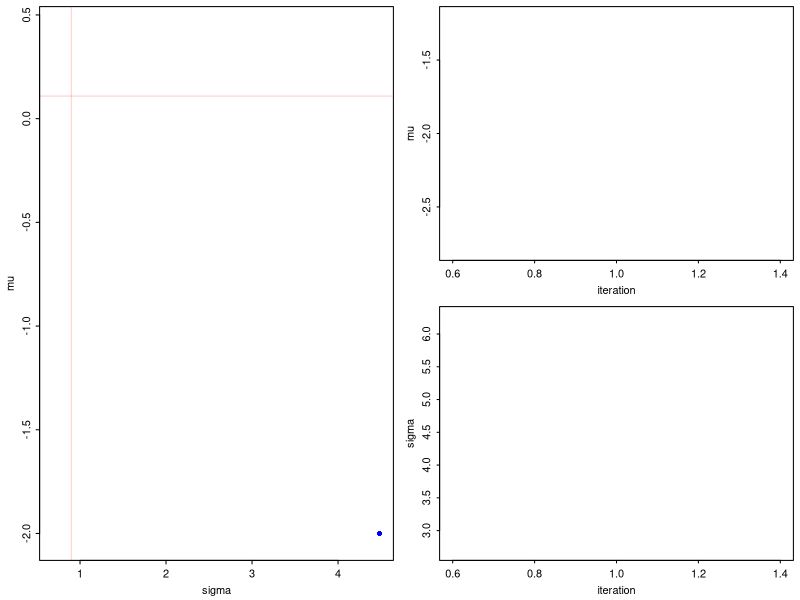
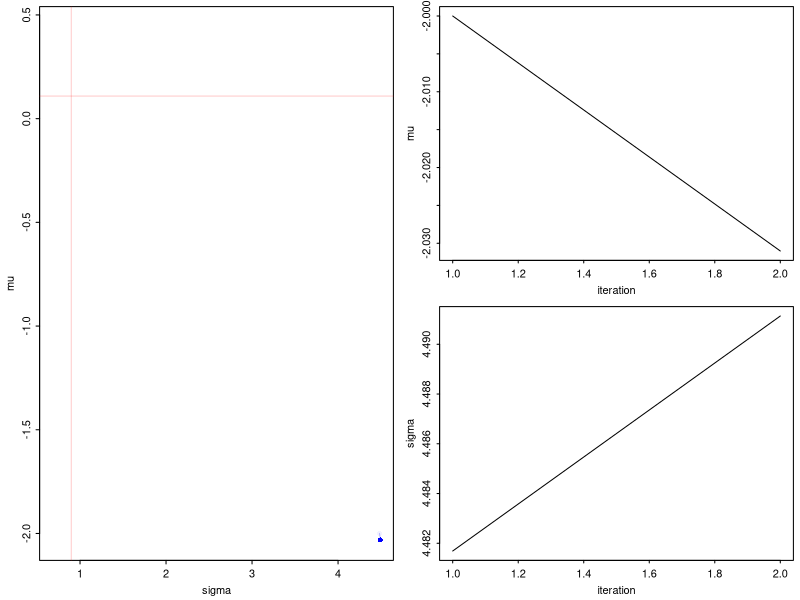
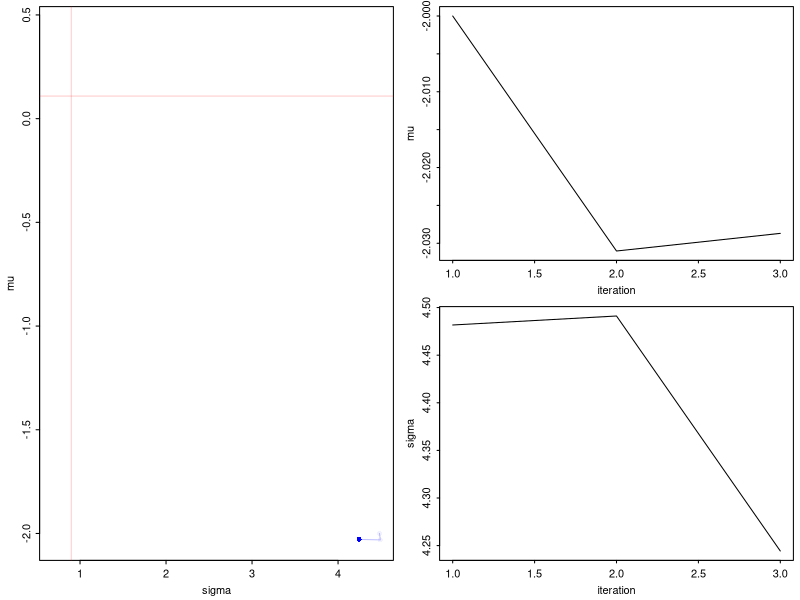
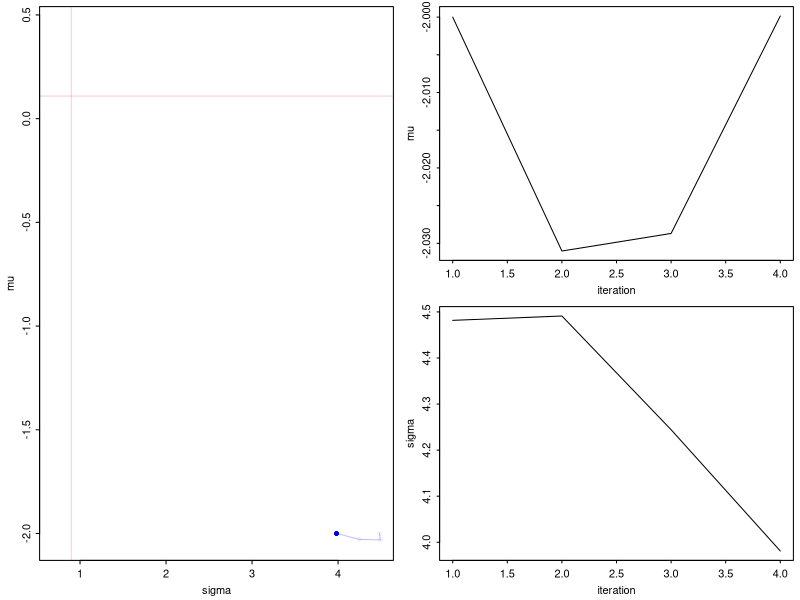
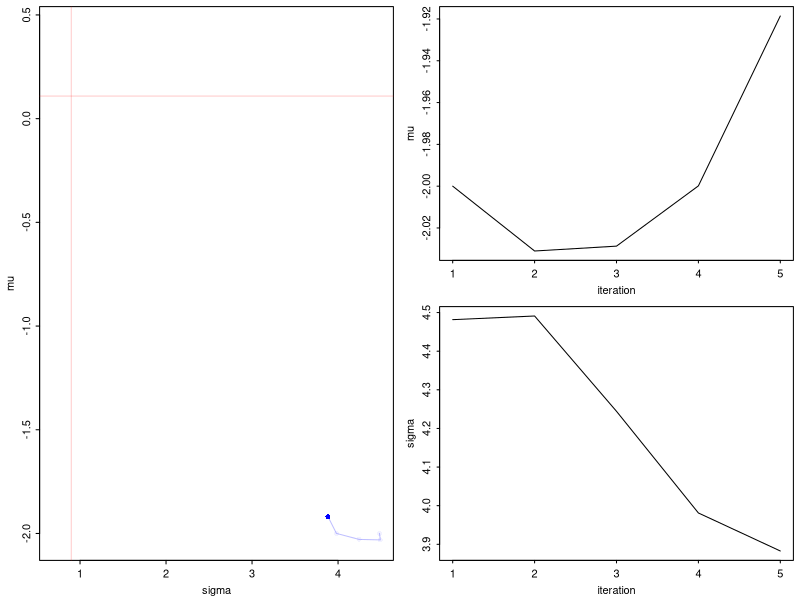
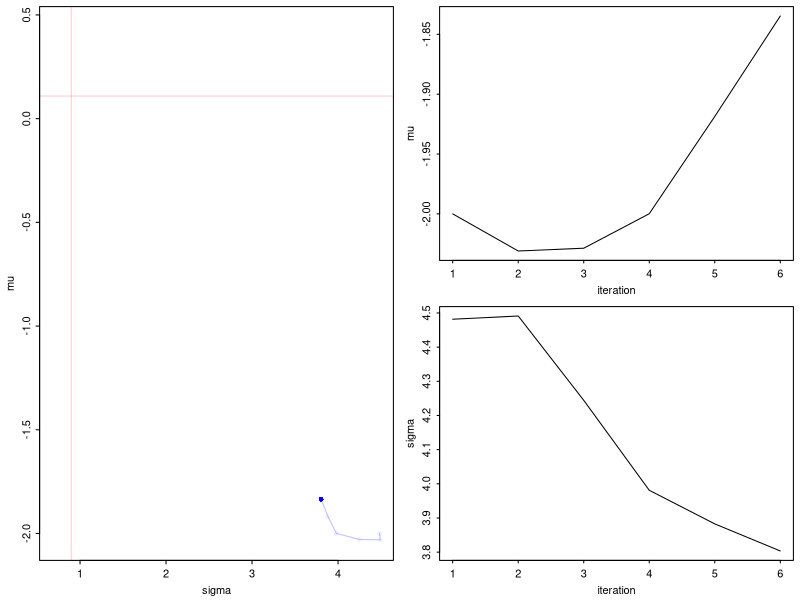
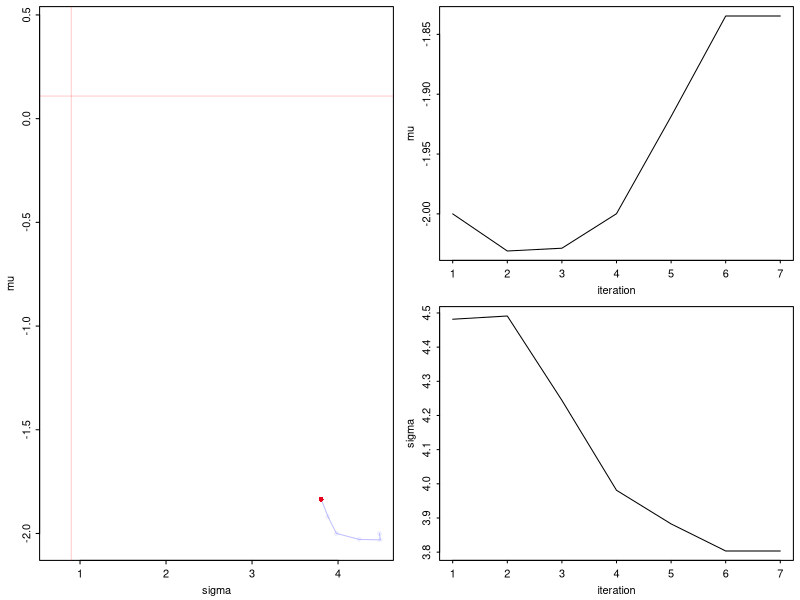
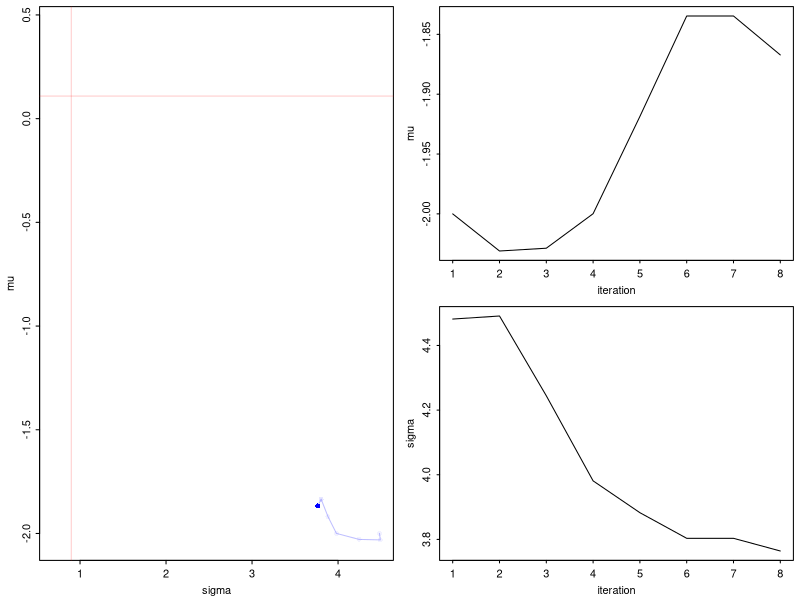

Recreate these plots in R, in order. (Note: this script raises an error after producing the figures.)
library(magrittr)
set.seed(1)
x = rnorm(100)

iter = 3001
post.mu = vector(length = iter)
post.log_sigma = vector(length = iter)
P = vector(length = iter)
acceptance = vector(length = iter)
keep.old = rep(FALSE,iter)

calc.P = function(mu,log_sigma,x) {
  return(
    dnorm(x, mu, exp(log_sigma), log = T) %>% sum() + # likelihood
      dnorm(mu, mean = 0, sd = 1, log = T) +          # prior mu
      dnorm(log_sigma, mean = 0, sd = 1, log = T)     # prior sigma
  )
}


post.mu[1] = -2
post.log_sigma[1] = 1.5
P[1] = calc.P(post.mu[1], post.log_sigma[1], x)

for (k in 2:iter) {
  propposal.mu = rnorm(1,mean = post.mu[k-1], sd = .05)
  propposal.log_sigma = rnorm(1, mean = post.log_sigma[k-1], sd = .05)
  proposal.P = calc.P(propposal.mu, propposal.log_sigma, x)
  acceptance[k] = min(1, exp(proposal.P-P[k-1]))
  if (acceptance[k] >= 1) {
    post.mu[k] = propposal.mu
    post.log_sigma[k] = propposal.log_sigma
    P[k] = proposal.P
  } else {
    if (runif(1) < acceptance[k]) {
      post.mu[k] = propposal.mu
      post.log_sigma[k] = propposal.log_sigma
      P[k] = P[k-1]
    } else {
      post.mu[k] = post.mu[k-1]
      post.log_sigma[k] = post.log_sigma[k-1]
      P[k] = proposal.P
      keep.old[k] = TRUE
    }
  }
}

clr = adjustcolor("blue", alpha = .25)
clr2 = adjustcolor("blue", alpha = .05)
ks = c(1:250, seq(251,1501,5), seq(1501,3001,10))

ylims.b = rep(-.3,length(ks))
ylims.b[1:250] = rep(min(post.mu),250)
ylims.b[251:500] = seq(ylims.b[250],ylims.b[500], length.out = 250)
ylim.t = max(post.mu)

xlim.l = min(exp(post.log_sigma))
xlims.r = rep(1.2, length(ks))
xlims.r[1:250] = rep(exp(max(post.log_sigma)),250)
xlims.r[251:500] = seq(xlims.r[250],xlims.r[500], length.out = 250)
i = 0
layout.mat = cbind(matrix(1,ncol = 2,nrow = 2), rbind(c(2,2),c(3,3)))
for (k in ks) {
  i = i+1
  png(filename = paste0("sim/MH",stringr::str_pad(i,4,pad = "0"),".png"),width = 10, height = 5, units = "cm", res = 300,pointsize = 7)
  layout(layout.mat)
  par(mar=c(3,3,.5,.5), mgp=c(1.75,.5,0), tck=-.01)
  plot(exp(post.log_sigma)[1:k], post.mu[1:k],
       ylim = c(ylims.b[i], ylim.t),
       xlim = c(xlim.l, xlims.r[i]),
       'l',ylab = "mu", xlab = "sigma", col = clr)
  abline(h = mean(x), col = adjustcolor("red",alpha = .2))
  abline(v = sd(x), col = adjustcolor("red",alpha = .2))
  dot.col = ifelse(keep.old[k] == TRUE, "red","blue")
  points(exp(post.log_sigma[k]), post.mu[k], col = dot.col, pch = 16)
  points(exp(post.log_sigma[1:k]), post.mu[1:k], col = clr2, pch = 16)
  if (k < 500) {
    idx = 1:k
  } else {
    idx = (k-500):k
  }
  plot(idx,post.mu[idx],"l", ylab = "mu", xlab = "iteration")
  plot(idx,exp(post.log_sigma[idx]),"l", ylab = "sigma", xlab = "iteration")
  dev.off()
}

make_gif("sim","mh.gif")

